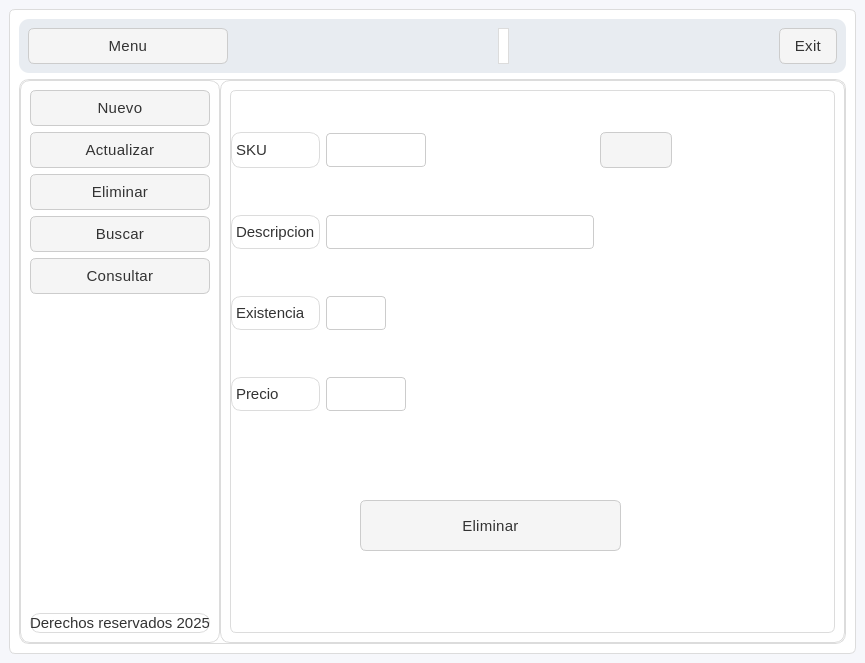
<?xml version="1.0" encoding="UTF-8"?>
<ui version="4.0">
 <class>MainWindow</class>
 <widget class="QMainWindow" name="MainWindow">
  <property name="geometry">
   <rect>
    <x>0</x>
    <y>0</y>
    <width>865</width>
    <height>663</height>
   </rect>
  </property>
  <property name="windowTitle">
   <string>MainWindow</string>
  </property>
  <property name="styleSheet">
   <string notr="true">/* === Estilo general === */
QMainWindow {
    background-color: #f6f7fb;
    color: #333333;
    font-family: &quot;Segoe UI Variable&quot;, &quot;Roboto&quot;, &quot;Open Sans&quot;, sans-serif;
    font-size: 16px;
    font-weight: 300; /* Más delgada */
}

/* === Frames === */
QFrame {
    background-color: #ffffff;
    border-radius: 10px;
    border: 1px solid #dcdcdc;
}

/* Barra superior */
#frame_superior {
    background-color: #e8ecf1;
    border: none;
}

/* Panel lateral */
#frame_lateral {
    background-color: #f1f3f6;
    border-right: 1px solid #d1d1d1;
}

/* Área principal */
#frame_paginas {
    background-color: #ffffff;
}

/* === Botones === */
QPushButton {
    background-color: #f5f5f5;
    color: #333333;
    border: 1px solid #cccccc;
    border-radius: 6px;
    padding: 8px 14px;
    font-weight: 400;
    font-size: 15px;
    letter-spacing: 0.3px;
}

QPushButton:hover {
    background-color: #0078d7;
    color: #ffffff;
    border: 1px solid #0078d7;
}

QPushButton:pressed {
    background-color: #005a9e;
    color: #ffffff;
    border: 1px solid #005a9e;
}

/* Botón principal (Menú) */
#boton_menu {
    background-color: #0078d7;
    color: white;
    border: none;
    font-weight: 400;
}
#boton_menu:hover {
    background-color: #006cbe;
}
#boton_menu:pressed {
    background-color: #005a9e;
}

/* Botón salir */
#boton_salir {
    background-color: #e74c3c;
    color: white;
    border: none;
}
#boton_salir:hover {
    background-color: #c0392b;
}
#boton_salir:pressed {
    background-color: #a93226;
}

/* === Campos de texto === */
QLineEdit {
    background-color: #ffffff;
    color: #333333;
    border: 1px solid #cccccc;
    border-radius: 4px;
    padding: 6px 8px;
    font-size: 15px;
    font-weight: 300;
}

QLineEdit:focus {
    border: 1px solid #0078d7;
    background-color: #f9fcff;
}

/* === Labels === */
QLabel {
    color: #333333;
    font-weight: 300;
    font-size: 15px;
}

/* Label inferior o secundario */
#label {
    color: #666666;
    font-size: 13px;
    font-style: italic;
}

/* === Stacked Widget === */
QStackedWidget {
    background-color: #ffffff;
    border: 1px solid #dcdcdc;
    border-radius: 6px;
}

/* === Scrollbars === */
QScrollBar:vertical {
    border: none;
    background: #f0f0f0;
    width: 10px;
    border-radius: 4px;
}
QScrollBar::handle:vertical {
    background: #cccccc;
    min-height: 20px;
    border-radius: 4px;
}
QScrollBar::handle:vertical:hover {
    background: #0078d7;
}
QScrollBar::add-line:vertical,
QScrollBar::sub-line:vertical {
    height: 0;
}

/* === Layouts === */
QVBoxLayout, QHBoxLayout {
    spacing: 10px;
}

/* === Botones laterales === */
#boton_agregar, #boton_buscar, #boton_actualizar, #boton_eliminar, #boton_consultar {
    background-color: #ffffff;
    border: 1px solid #cccccc;
    color: #333333;
    font-weight: 400;
    font-size: 15px;
}

#boton_agregar:hover, 
#boton_buscar:hover, 
#boton_actualizar:hover, 
#boton_eliminar:hover,
#boton_consultar:hover {
    background-color: #e8f0fe;
    border: 1px solid #0078d7;
    color: #0078d7;
}

#boton_agregar:pressed, 
#boton_buscar:pressed, 
#boton_actualizar:pressed, 
#boton_eliminar:pressed ,
#boton_consultar:pressed{
    background-color: #cce0ff;
}

/* === Tooltips === */
QToolTip {
    background-color: #ffffff;
    color: #333333;
    border: 1px solid #0078d7;
    padding: 6px;
    border-radius: 4px;
    font-size: 14px;
}</string>
  </property>
  <widget class="QWidget" name="centralwidget">
   <layout class="QGridLayout" name="gridLayout_4">
    <item row="0" column="0">
     <widget class="QStackedWidget" name="stackedWidget">
      <property name="currentIndex">
       <number>0</number>
      </property>
      <widget class="QWidget" name="page">
       <layout class="QGridLayout" name="gridLayout_18">
        <item row="0" column="0">
         <widget class="QFrame" name="frame_superior">
          <property name="minimumSize">
           <size>
            <width>50</width>
            <height>50</height>
           </size>
          </property>
          <property name="frameShape">
           <enum>QFrame::StyledPanel</enum>
          </property>
          <property name="frameShadow">
           <enum>QFrame::Raised</enum>
          </property>
          <layout class="QHBoxLayout" name="horizontalLayout_8">
           <item>
            <widget class="QPushButton" name="boton_menu_4">
             <property name="minimumSize">
              <size>
               <width>200</width>
               <height>35</height>
              </size>
             </property>
             <property name="text">
              <string>Menu</string>
             </property>
             <property name="icon">
              <iconset>
               <normaloff>../resources/imagenes/boton_menu.png</normaloff>../resources/imagenes/boton_menu.png</iconset>
             </property>
             <property name="iconSize">
              <size>
               <width>32</width>
               <height>32</height>
              </size>
             </property>
            </widget>
           </item>
           <item>
            <spacer name="horizontalSpacer_7">
             <property name="orientation">
              <enum>Qt::Horizontal</enum>
             </property>
             <property name="sizeHint" stdset="0">
              <size>
               <width>195</width>
               <height>20</height>
              </size>
             </property>
            </spacer>
           </item>
           <item>
            <widget class="QLabel" name="label_68">
             <property name="text">
              <string/>
             </property>
            </widget>
           </item>
           <item>
            <spacer name="horizontalSpacer_8">
             <property name="orientation">
              <enum>Qt::Horizontal</enum>
             </property>
             <property name="sizeHint" stdset="0">
              <size>
               <width>195</width>
               <height>20</height>
              </size>
             </property>
            </spacer>
           </item>
           <item>
            <widget class="QPushButton" name="boton_salir_4">
             <property name="minimumSize">
              <size>
               <width>0</width>
               <height>35</height>
              </size>
             </property>
             <property name="text">
              <string>Exit</string>
             </property>
             <property name="icon">
              <iconset>
               <normaloff>../resources/imagenes/salir.png</normaloff>../resources/imagenes/salir.png</iconset>
             </property>
             <property name="iconSize">
              <size>
               <width>32</width>
               <height>32</height>
              </size>
             </property>
            </widget>
           </item>
          </layout>
         </widget>
        </item>
        <item row="1" column="0">
         <widget class="QFrame" name="frame_central">
          <property name="frameShape">
           <enum>QFrame::StyledPanel</enum>
          </property>
          <property name="frameShadow">
           <enum>QFrame::Raised</enum>
          </property>
          <layout class="QHBoxLayout" name="horizontalLayout_7">
           <property name="spacing">
            <number>0</number>
           </property>
           <property name="leftMargin">
            <number>0</number>
           </property>
           <property name="topMargin">
            <number>0</number>
           </property>
           <property name="rightMargin">
            <number>0</number>
           </property>
           <property name="bottomMargin">
            <number>0</number>
           </property>
           <item>
            <widget class="QFrame" name="frame_lateral_4">
             <property name="minimumSize">
              <size>
               <width>200</width>
               <height>0</height>
              </size>
             </property>
             <property name="maximumSize">
              <size>
               <width>0</width>
               <height>16777215</height>
              </size>
             </property>
             <property name="frameShape">
              <enum>QFrame::StyledPanel</enum>
             </property>
             <property name="frameShadow">
              <enum>QFrame::Raised</enum>
             </property>
             <layout class="QVBoxLayout" name="verticalLayout_11">
              <item>
               <widget class="QPushButton" name="boton_agregar_4">
                <property name="text">
                 <string>Nuevo</string>
                </property>
                <property name="icon">
                 <iconset>
                  <normaloff>../resources/imagenes/boton_agregar.png</normaloff>../resources/imagenes/boton_agregar.png</iconset>
                </property>
                <property name="iconSize">
                 <size>
                  <width>32</width>
                  <height>32</height>
                 </size>
                </property>
               </widget>
              </item>
              <item>
               <widget class="QPushButton" name="boton_actualizar_4">
                <property name="text">
                 <string>Actualizar</string>
                </property>
                <property name="icon">
                 <iconset>
                  <normaloff>../resources/imagenes/boton_modificar.png</normaloff>../resources/imagenes/boton_modificar.png</iconset>
                </property>
                <property name="iconSize">
                 <size>
                  <width>32</width>
                  <height>32</height>
                 </size>
                </property>
               </widget>
              </item>
              <item>
               <widget class="QPushButton" name="boton_eliminar_4">
                <property name="text">
                 <string>Eliminar</string>
                </property>
                <property name="icon">
                 <iconset>
                  <normaloff>../resources/imagenes/boton_eliminar.png</normaloff>../resources/imagenes/boton_eliminar.png</iconset>
                </property>
                <property name="iconSize">
                 <size>
                  <width>32</width>
                  <height>32</height>
                 </size>
                </property>
               </widget>
              </item>
              <item>
               <widget class="QPushButton" name="boton_buscar_4">
                <property name="text">
                 <string>Buscar</string>
                </property>
                <property name="icon">
                 <iconset>
                  <normaloff>../resources/imagenes/BUSCAR.png</normaloff>../resources/imagenes/BUSCAR.png</iconset>
                </property>
                <property name="iconSize">
                 <size>
                  <width>32</width>
                  <height>32</height>
                 </size>
                </property>
               </widget>
              </item>
              <item>
               <widget class="QPushButton" name="boton_consultar_4">
                <property name="text">
                 <string>Consultar</string>
                </property>
                <property name="icon">
                 <iconset>
                  <normaloff>../resources/imagenes/boton_consultar.png</normaloff>../resources/imagenes/boton_consultar.png</iconset>
                </property>
                <property name="iconSize">
                 <size>
                  <width>32</width>
                  <height>32</height>
                 </size>
                </property>
               </widget>
              </item>
              <item>
               <spacer name="verticalSpacer_4">
                <property name="orientation">
                 <enum>Qt::Vertical</enum>
                </property>
                <property name="sizeHint" stdset="0">
                 <size>
                  <width>20</width>
                  <height>216</height>
                 </size>
                </property>
               </spacer>
              </item>
              <item>
               <widget class="QLabel" name="label_mensaje_4">
                <property name="text">
                 <string>Derechos reservados 2025</string>
                </property>
                <property name="alignment">
                 <set>Qt::AlignCenter</set>
                </property>
               </widget>
              </item>
             </layout>
            </widget>
           </item>
           <item>
            <widget class="QFrame" name="frame_paginas_4">
             <property name="frameShape">
              <enum>QFrame::StyledPanel</enum>
             </property>
             <property name="frameShadow">
              <enum>QFrame::Raised</enum>
             </property>
             <layout class="QVBoxLayout" name="verticalLayout_12">
              <item>
               <widget class="QStackedWidget" name="stackedWidget_5">
                <property name="currentIndex">
                 <number>1</number>
                </property>
                <widget class="QWidget" name="page_agregar_4">
                 <widget class="QPushButton" name="accion_agregar_4">
                  <property name="geometry">
                   <rect>
                    <x>129</x>
                    <y>409</y>
                    <width>261</width>
                    <height>51</height>
                   </rect>
                  </property>
                  <property name="text">
                   <string>Guardar</string>
                  </property>
                  <property name="icon">
                   <iconset>
                    <normaloff>../resources/imagenes/guardar.png</normaloff>../resources/imagenes/guardar.png</iconset>
                  </property>
                  <property name="iconSize">
                   <size>
                    <width>32</width>
                    <height>320</height>
                   </size>
                  </property>
                 </widget>
                 <widget class="QWidget" name="layoutWidget_13">
                  <property name="geometry">
                   <rect>
                    <x>0</x>
                    <y>0</y>
                    <width>511</width>
                    <height>381</height>
                   </rect>
                  </property>
                  <layout class="QGridLayout" name="gridLayout_14">
                   <item row="0" column="0">
                    <widget class="QLabel" name="label_52">
                     <property name="minimumSize">
                      <size>
                       <width>0</width>
                       <height>0</height>
                      </size>
                     </property>
                     <property name="maximumSize">
                      <size>
                       <width>16777215</width>
                       <height>16777215</height>
                      </size>
                     </property>
                     <property name="text">
                      <string>SKU</string>
                     </property>
                    </widget>
                   </item>
                   <item row="0" column="1">
                    <widget class="QLineEdit" name="sku_agregar_4">
                     <property name="minimumSize">
                      <size>
                       <width>100</width>
                       <height>0</height>
                      </size>
                     </property>
                     <property name="maximumSize">
                      <size>
                       <width>100</width>
                       <height>16777215</height>
                      </size>
                     </property>
                    </widget>
                   </item>
                   <item row="1" column="0">
                    <widget class="QLabel" name="label_53">
                     <property name="text">
                      <string>Descripcion</string>
                     </property>
                    </widget>
                   </item>
                   <item row="1" column="1">
                    <widget class="QLineEdit" name="descripcion_agregar_4"/>
                   </item>
                   <item row="2" column="0">
                    <widget class="QLabel" name="label_54">
                     <property name="text">
                      <string>Existencia</string>
                     </property>
                    </widget>
                   </item>
                   <item row="2" column="1">
                    <widget class="QLineEdit" name="existencia_agregar_4">
                     <property name="minimumSize">
                      <size>
                       <width>60</width>
                       <height>0</height>
                      </size>
                     </property>
                     <property name="maximumSize">
                      <size>
                       <width>60</width>
                       <height>16777215</height>
                      </size>
                     </property>
                    </widget>
                   </item>
                   <item row="3" column="0">
                    <widget class="QLabel" name="label_55">
                     <property name="text">
                      <string>Precio</string>
                     </property>
                    </widget>
                   </item>
                   <item row="3" column="1">
                    <widget class="QLineEdit" name="precio_agregar_4">
                     <property name="minimumSize">
                      <size>
                       <width>80</width>
                       <height>0</height>
                      </size>
                     </property>
                     <property name="maximumSize">
                      <size>
                       <width>80</width>
                       <height>16777215</height>
                      </size>
                     </property>
                    </widget>
                   </item>
                  </layout>
                 </widget>
                </widget>
                <widget class="QWidget" name="page_eliminar_4">
                 <widget class="QPushButton" name="accion_eliminar_4">
                  <property name="geometry">
                   <rect>
                    <x>129</x>
                    <y>409</y>
                    <width>261</width>
                    <height>51</height>
                   </rect>
                  </property>
                  <property name="text">
                   <string>Eliminar</string>
                  </property>
                  <property name="icon">
                   <iconset>
                    <normaloff>../resources/imagenes/boton_eliminar.png</normaloff>../resources/imagenes/boton_eliminar.png</iconset>
                  </property>
                  <property name="iconSize">
                   <size>
                    <width>32</width>
                    <height>320</height>
                   </size>
                  </property>
                 </widget>
                 <widget class="QWidget" name="layoutWidget_14">
                  <property name="geometry">
                   <rect>
                    <x>0</x>
                    <y>0</y>
                    <width>441</width>
                    <height>361</height>
                   </rect>
                  </property>
                  <layout class="QGridLayout" name="gridLayout_15">
                   <item row="0" column="0">
                    <widget class="QLabel" name="label_56">
                     <property name="minimumSize">
                      <size>
                       <width>0</width>
                       <height>0</height>
                      </size>
                     </property>
                     <property name="maximumSize">
                      <size>
                       <width>16777215</width>
                       <height>16777215</height>
                      </size>
                     </property>
                     <property name="text">
                      <string>SKU</string>
                     </property>
                    </widget>
                   </item>
                   <item row="2" column="1">
                    <widget class="QLineEdit" name="existencia_eliminar_4">
                     <property name="minimumSize">
                      <size>
                       <width>60</width>
                       <height>0</height>
                      </size>
                     </property>
                     <property name="maximumSize">
                      <size>
                       <width>60</width>
                       <height>16777215</height>
                      </size>
                     </property>
                    </widget>
                   </item>
                   <item row="2" column="0">
                    <widget class="QLabel" name="label_57">
                     <property name="text">
                      <string>Existencia</string>
                     </property>
                    </widget>
                   </item>
                   <item row="1" column="1">
                    <widget class="QLineEdit" name="descripcion_eliminar_4"/>
                   </item>
                   <item row="1" column="0">
                    <widget class="QLabel" name="label_58">
                     <property name="text">
                      <string>Descripcion</string>
                     </property>
                    </widget>
                   </item>
                   <item row="0" column="1">
                    <widget class="QLineEdit" name="sku_eliminar_4">
                     <property name="minimumSize">
                      <size>
                       <width>100</width>
                       <height>0</height>
                      </size>
                     </property>
                     <property name="maximumSize">
                      <size>
                       <width>100</width>
                       <height>16777215</height>
                      </size>
                     </property>
                    </widget>
                   </item>
                   <item row="3" column="1">
                    <widget class="QLineEdit" name="precio_eliminar_4">
                     <property name="minimumSize">
                      <size>
                       <width>80</width>
                       <height>0</height>
                      </size>
                     </property>
                     <property name="maximumSize">
                      <size>
                       <width>80</width>
                       <height>16777215</height>
                      </size>
                     </property>
                    </widget>
                   </item>
                   <item row="3" column="0">
                    <widget class="QLabel" name="label_59">
                     <property name="text">
                      <string>Precio</string>
                     </property>
                    </widget>
                   </item>
                   <item row="0" column="2">
                    <widget class="QPushButton" name="buscar_eliminar_4">
                     <property name="text">
                      <string/>
                     </property>
                     <property name="icon">
                      <iconset>
                       <normaloff>../resources/imagenes/BUSCAR.png</normaloff>../resources/imagenes/BUSCAR.png</iconset>
                     </property>
                    </widget>
                   </item>
                  </layout>
                 </widget>
                </widget>
                <widget class="QWidget" name="page_buscar_4">
                 <widget class="QWidget" name="layoutWidget_15">
                  <property name="geometry">
                   <rect>
                    <x>0</x>
                    <y>0</y>
                    <width>511</width>
                    <height>381</height>
                   </rect>
                  </property>
                  <layout class="QGridLayout" name="gridLayout_16">
                   <item row="0" column="0">
                    <widget class="QLabel" name="label_60">
                     <property name="minimumSize">
                      <size>
                       <width>0</width>
                       <height>0</height>
                      </size>
                     </property>
                     <property name="maximumSize">
                      <size>
                       <width>16777215</width>
                       <height>16777215</height>
                      </size>
                     </property>
                     <property name="text">
                      <string>SKU</string>
                     </property>
                    </widget>
                   </item>
                   <item row="1" column="1">
                    <widget class="QLineEdit" name="descripcion_buscar_4"/>
                   </item>
                   <item row="2" column="0">
                    <widget class="QLabel" name="label_61">
                     <property name="text">
                      <string>Existencia</string>
                     </property>
                    </widget>
                   </item>
                   <item row="0" column="1">
                    <widget class="QLineEdit" name="sku_buscar_4">
                     <property name="minimumSize">
                      <size>
                       <width>100</width>
                       <height>0</height>
                      </size>
                     </property>
                     <property name="maximumSize">
                      <size>
                       <width>100</width>
                       <height>16777215</height>
                      </size>
                     </property>
                    </widget>
                   </item>
                   <item row="1" column="0">
                    <widget class="QLabel" name="label_62">
                     <property name="text">
                      <string>Descripcion</string>
                     </property>
                    </widget>
                   </item>
                   <item row="3" column="0">
                    <widget class="QLabel" name="label_63">
                     <property name="text">
                      <string>Precio</string>
                     </property>
                    </widget>
                   </item>
                   <item row="2" column="1">
                    <widget class="QLineEdit" name="existencia_buscar_4">
                     <property name="minimumSize">
                      <size>
                       <width>60</width>
                       <height>0</height>
                      </size>
                     </property>
                     <property name="maximumSize">
                      <size>
                       <width>60</width>
                       <height>16777215</height>
                      </size>
                     </property>
                    </widget>
                   </item>
                   <item row="3" column="1">
                    <widget class="QLineEdit" name="precio_buscar_4">
                     <property name="minimumSize">
                      <size>
                       <width>80</width>
                       <height>0</height>
                      </size>
                     </property>
                     <property name="maximumSize">
                      <size>
                       <width>80</width>
                       <height>16777215</height>
                      </size>
                     </property>
                    </widget>
                   </item>
                   <item row="0" column="2">
                    <widget class="QPushButton" name="buscar_buscar_4">
                     <property name="text">
                      <string/>
                     </property>
                     <property name="icon">
                      <iconset>
                       <normaloff>../resources/imagenes/BUSCAR.png</normaloff>../resources/imagenes/BUSCAR.png</iconset>
                     </property>
                    </widget>
                   </item>
                  </layout>
                 </widget>
                 <widget class="QPushButton" name="accion_limpiar_4">
                  <property name="geometry">
                   <rect>
                    <x>129</x>
                    <y>409</y>
                    <width>261</width>
                    <height>51</height>
                   </rect>
                  </property>
                  <property name="text">
                   <string>Limpiar</string>
                  </property>
                  <property name="icon">
                   <iconset>
                    <normaloff>../resources/imagenes/limpiar.png</normaloff>../resources/imagenes/limpiar.png</iconset>
                  </property>
                  <property name="iconSize">
                   <size>
                    <width>32</width>
                    <height>320</height>
                   </size>
                  </property>
                 </widget>
                </widget>
                <widget class="QWidget" name="page_consultar_4">
                 <layout class="QVBoxLayout" name="verticalLayout_13">
                  <item>
                   <widget class="QPushButton" name="boton_refresh_4">
                    <property name="text">
                     <string/>
                    </property>
                    <property name="icon">
                     <iconset>
                      <normaloff>../resources/imagenes/boton_refrescar.png</normaloff>../resources/imagenes/boton_refrescar.png</iconset>
                    </property>
                    <property name="iconSize">
                     <size>
                      <width>32</width>
                      <height>32</height>
                     </size>
                    </property>
                   </widget>
                  </item>
                  <item>
                   <widget class="QTableWidget" name="tabla_consulta_4">
                    <property name="styleSheet">
                     <string notr="true">/* === Tablas === */
QTableWidget {
    background-color: #ffffff;
    color: #333333;
    gridline-color: #e0e0e0;
    border: 1px solid #dcdcdc;
    border-radius: 6px;
    font-family: &quot;Segoe UI Variable&quot;, &quot;Roboto&quot;, &quot;Open Sans&quot;, sans-serif;
    font-size: 15px;
    font-weight: 300;
    selection-background-color: #e8f0fe; /* azul claro al seleccionar */
    selection-color: #0078d7;
    alternate-background-color: #f9fafc; /* filas alternadas */
}

/* Cabecera horizontal */
QHeaderView::section {
    background-color: #f1f3f6;
    color: #333333;
    border: 1px solid #dcdcdc;
    border-radius: 4px;
    font-weight: 400;
    font-size: 15px;
    padding: 8px;
}

/* Cabecera horizontal al pasar el cursor */
QHeaderView::section:hover {
    background-color: #e8ecf1;
}

/* Celdas */
QTableWidget::item {
    padding: 6px;
    border: none;
}

/* Celda seleccionada */
QTableWidget::item:selected {
    background-color: #e8f0fe;
    color: #0078d7;
}

/* Bordes del header alineados al contenido */
QHeaderView {
    border: none;
}

/* Barra de desplazamiento dentro de la tabla */
QTableCornerButton::section {
    background-color: #f1f3f6;
    border: 1px solid #dcdcdc;
}

/* Scrollbars coherentes dentro de tablas */
QTableWidget QScrollBar:vertical {
    border: none;
    background: #f0f0f0;
    width: 10px;
    border-radius: 4px;
}
QTableWidget QScrollBar::handle:vertical {
    background: #cccccc;
    min-height: 20px;
    border-radius: 4px;
}
QTableWidget QScrollBar::handle:vertical:hover {
    background: #0078d7;
}
QTableWidget QScrollBar::add-line:vertical,
QTableWidget QScrollBar::sub-line:vertical {
    height: 0;
}</string>
                    </property>
                    <column>
                     <property name="text">
                      <string>SKU</string>
                     </property>
                    </column>
                    <column>
                     <property name="text">
                      <string>Descripcion</string>
                     </property>
                    </column>
                    <column>
                     <property name="text">
                      <string>Existencia</string>
                     </property>
                    </column>
                    <column>
                     <property name="text">
                      <string>Precio</string>
                     </property>
                    </column>
                   </widget>
                  </item>
                 </layout>
                </widget>
                <widget class="QWidget" name="page_actualizar_4">
                 <widget class="QWidget" name="layoutWidget_16">
                  <property name="geometry">
                   <rect>
                    <x>1</x>
                    <y>1</y>
                    <width>511</width>
                    <height>381</height>
                   </rect>
                  </property>
                  <layout class="QGridLayout" name="gridLayout_17">
                   <item row="0" column="0">
                    <widget class="QLabel" name="label_64">
                     <property name="minimumSize">
                      <size>
                       <width>0</width>
                       <height>0</height>
                      </size>
                     </property>
                     <property name="maximumSize">
                      <size>
                       <width>16777215</width>
                       <height>16777215</height>
                      </size>
                     </property>
                     <property name="text">
                      <string>SKU</string>
                     </property>
                    </widget>
                   </item>
                   <item row="0" column="1">
                    <widget class="QLineEdit" name="sku_actualizar_4">
                     <property name="minimumSize">
                      <size>
                       <width>100</width>
                       <height>0</height>
                      </size>
                     </property>
                     <property name="maximumSize">
                      <size>
                       <width>100</width>
                       <height>16777215</height>
                      </size>
                     </property>
                    </widget>
                   </item>
                   <item row="3" column="0">
                    <widget class="QLabel" name="label_65">
                     <property name="text">
                      <string>Precio</string>
                     </property>
                    </widget>
                   </item>
                   <item row="3" column="1">
                    <widget class="QLineEdit" name="precio_actualizar_4">
                     <property name="minimumSize">
                      <size>
                       <width>80</width>
                       <height>0</height>
                      </size>
                     </property>
                     <property name="maximumSize">
                      <size>
                       <width>80</width>
                       <height>16777215</height>
                      </size>
                     </property>
                    </widget>
                   </item>
                   <item row="1" column="0">
                    <widget class="QLabel" name="label_66">
                     <property name="text">
                      <string>Descripcion</string>
                     </property>
                    </widget>
                   </item>
                   <item row="2" column="0">
                    <widget class="QLabel" name="label_67">
                     <property name="text">
                      <string>Existencia</string>
                     </property>
                    </widget>
                   </item>
                   <item row="1" column="1">
                    <widget class="QLineEdit" name="descripcion_actualizar_4"/>
                   </item>
                   <item row="2" column="1">
                    <widget class="QLineEdit" name="existencia_actualizar_4">
                     <property name="minimumSize">
                      <size>
                       <width>60</width>
                       <height>0</height>
                      </size>
                     </property>
                     <property name="maximumSize">
                      <size>
                       <width>60</width>
                       <height>16777215</height>
                      </size>
                     </property>
                    </widget>
                   </item>
                   <item row="0" column="2">
                    <widget class="QPushButton" name="buscar_actualizar_4">
                     <property name="text">
                      <string/>
                     </property>
                     <property name="icon">
                      <iconset>
                       <normaloff>../resources/imagenes/BUSCAR.png</normaloff>../resources/imagenes/BUSCAR.png</iconset>
                     </property>
                    </widget>
                   </item>
                  </layout>
                 </widget>
                 <widget class="QPushButton" name="accion_actualizar_4">
                  <property name="geometry">
                   <rect>
                    <x>130</x>
                    <y>410</y>
                    <width>261</width>
                    <height>51</height>
                   </rect>
                  </property>
                  <property name="text">
                   <string>Actualizar</string>
                  </property>
                  <property name="icon">
                   <iconset>
                    <normaloff>../resources/imagenes/boton_modificar.png</normaloff>../resources/imagenes/boton_modificar.png</iconset>
                  </property>
                  <property name="iconSize">
                   <size>
                    <width>32</width>
                    <height>320</height>
                   </size>
                  </property>
                 </widget>
                </widget>
               </widget>
              </item>
             </layout>
            </widget>
           </item>
          </layout>
         </widget>
        </item>
       </layout>
      </widget>
      <widget class="QWidget" name="page_2"/>
     </widget>
    </item>
   </layout>
  </widget>
 </widget>
 <resources/>
 <connections/>
</ui>
